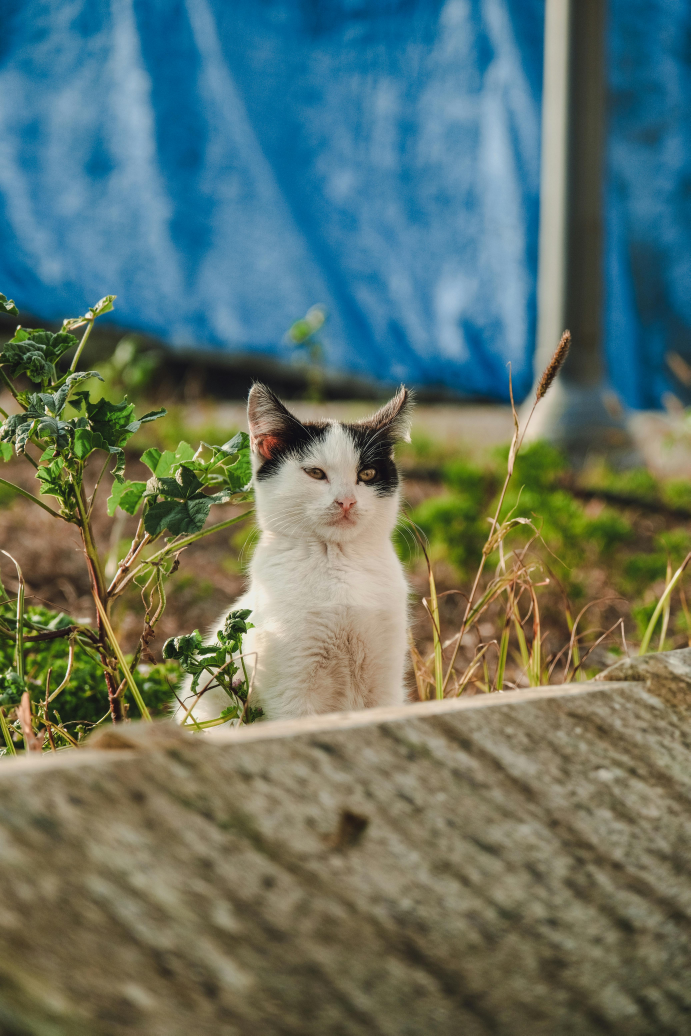
#> input picture Photos/cat1.jpg, 4141 x 6212 px (shown at 1/6 size)
$ python color_space.py
#> lines starting #> are read from the running program, lines starting #| are printed output that depends on the picture
import cv2 as cv
import numpy as np
# import matplotlib.pyplot as plt

def resizeImage(img, scale=0.09):
    width = int(img.shape[1] * scale)
    height = int(img.shape[0] * scale)
    dim = (width, height)

    return cv.resize(img, dim, interpolation = cv.INTER_AREA)

img = cv.imread('Photos/cat1.jpg')
#> img is the input picture: shape (6212, 4141, 3); mean B, G, R 104.2, 114.8, 97.9
cv.imshow('Cat', resizeImage(img))
#> in resizeImage, `return cv.resize(img, dim, interpolation = cv.INTER_AREA)`:
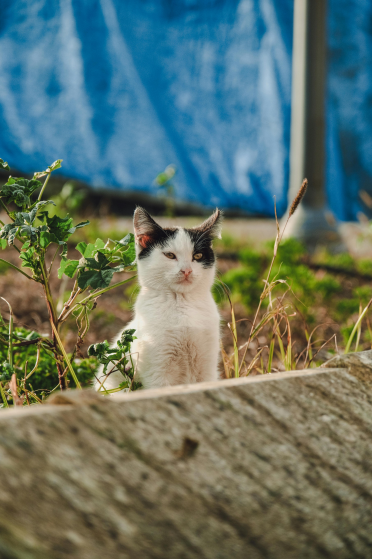
#> returned value: shape (559, 372, 3); mean of channels 0, 1, 2 104.2, 114.8, 97.9; drawn as B, G, R

# BGR to Grayscale
gray = cv.cvtColor(img, cv.COLOR_BGR2GRAY)
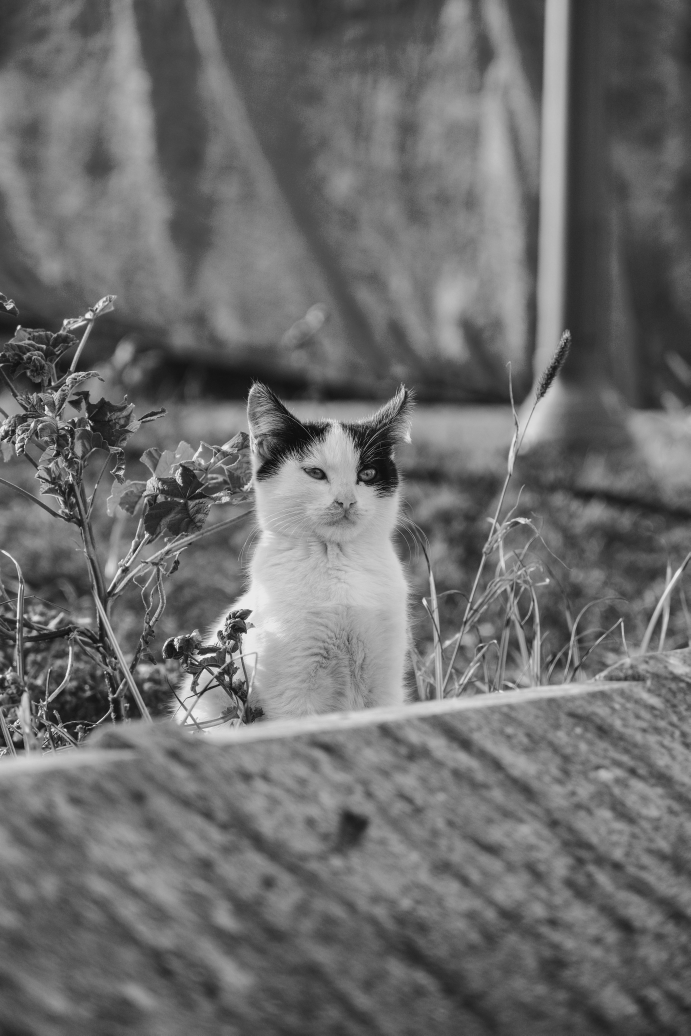
#> gray: shape (6212, 4141) (shown at 1/6 size); min 0, max 254, mean 108.5
# cv.imshow('Gray', resizeImage(gray))

# BGR to HSV
hsv = cv.cvtColor(img, cv.COLOR_BGR2HSV)
#> hsv: shape (6212, 4141, 3); mean H, S, V 50.2, 122.7, 134.2
cv.imshow('HSV', resizeImage(hsv))
#> call 2 of resizeImage, with scale = 0.09
#> in resizeImage (call 2), `return cv.resize(img, dim, interpolation = cv.INTER_AREA)`:
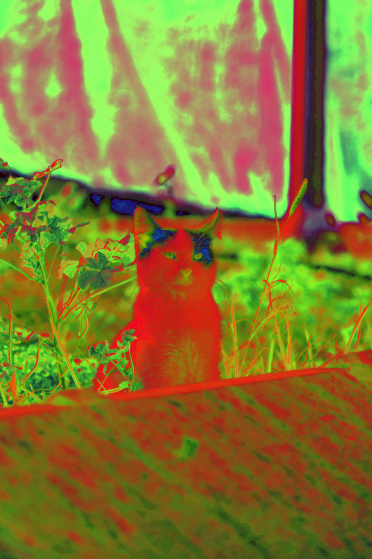
#> returned value: shape (559, 372, 3); mean of channels 0, 1, 2 50.2, 122.7, 134.2; drawn as B, G, R

# BGR to L*a*b
lab = cv.cvtColor(img, cv.COLOR_BGR2LAB)
#> lab: shape (6212, 4141, 3); mean of channels 0, 1, 2 120.4, 124.2, 132.8
cv.imshow('LAB', resizeImage(lab))
#> call 3 of resizeImage, with scale = 0.09
#> in resizeImage (call 3), `return cv.resize(img, dim, interpolation = cv.INTER_AREA)`:
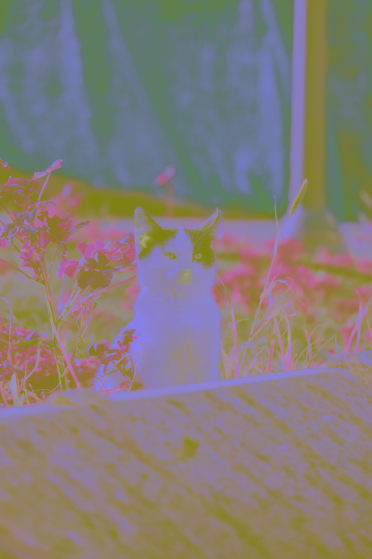
#> returned value: shape (559, 372, 3); mean of channels 0, 1, 2 120.4, 124.2, 132.8; drawn as B, G, R

# BGR to RGB
# BGR is inverse of RGB
# so to convert BGR to RGB, we need to use cv.COLOR_BGR2RGB
rgb = cv.cvtColor(img, cv.COLOR_BGR2RGB)
cv.imshow('RGB', resizeImage(rgb))
#> call 4 of resizeImage, with scale = 0.09
#> in resizeImage (call 4), `return cv.resize(img, dim, interpolation = cv.INTER_AREA)`:
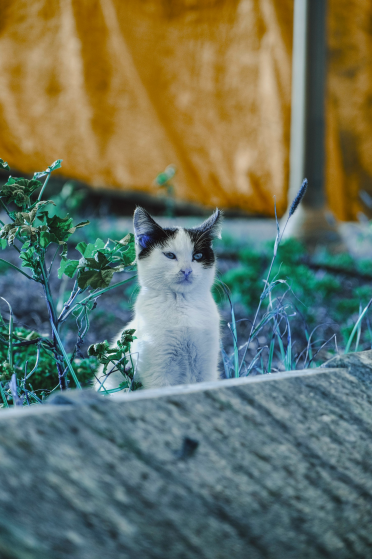
#> returned value: shape (559, 372, 3); mean of channels 0, 1, 2 97.9, 114.8, 104.2; drawn as B, G, R

# plt.imshow(rgb)
# plt.show()

# HSV to BGR
hsv_bgr = cv.cvtColor(hsv, cv.COLOR_HSV2BGR)
cv.imshow('HSV to BGR', resizeImage(hsv_bgr))

cv.waitKey(0)

# python color_space.py

$ run again, with Photos/cat2.jpg copied over Photos/cat1.jpg
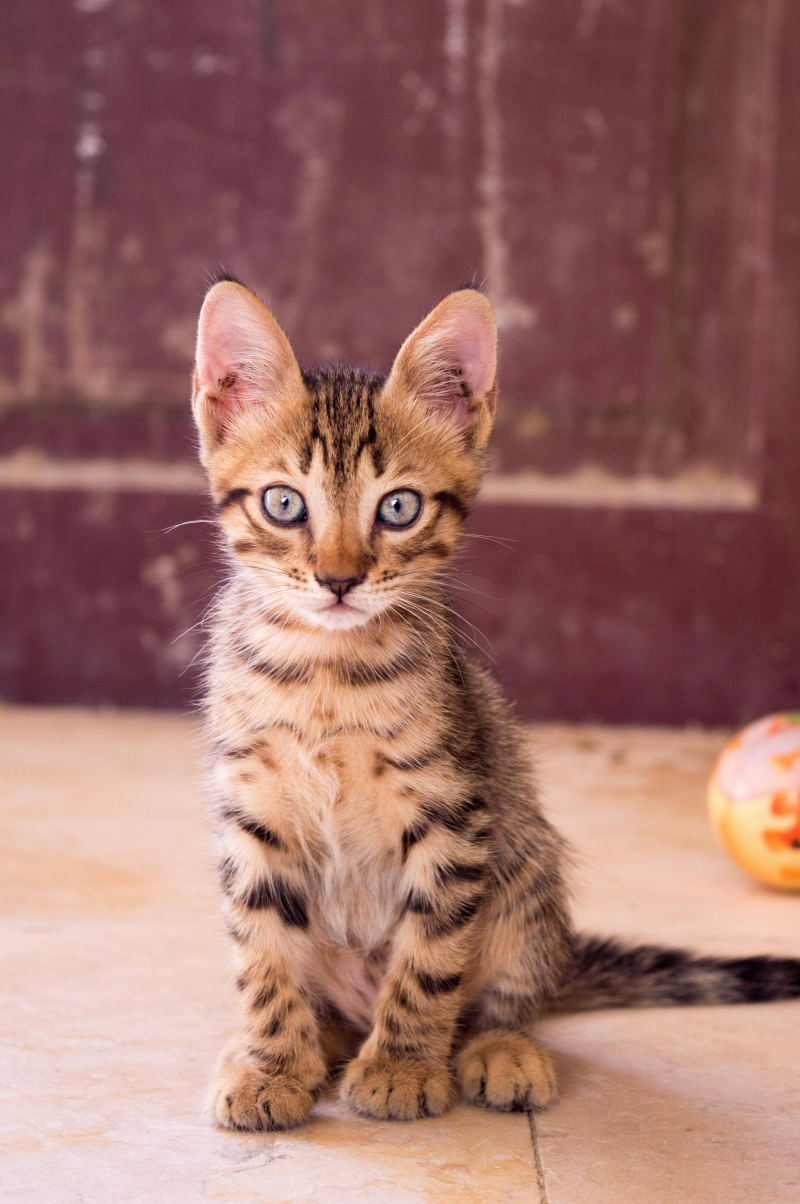
#> input picture Photos/cat2.jpg, 4000 x 6016 px (shown at 1/5 size)
#> img is the input picture: shape (6016, 4000, 3); mean B, G, R 104.9, 111.7, 157.5
#> `gray = cv.cvtColor(img, cv.COLOR_BGR2GRAY)`:
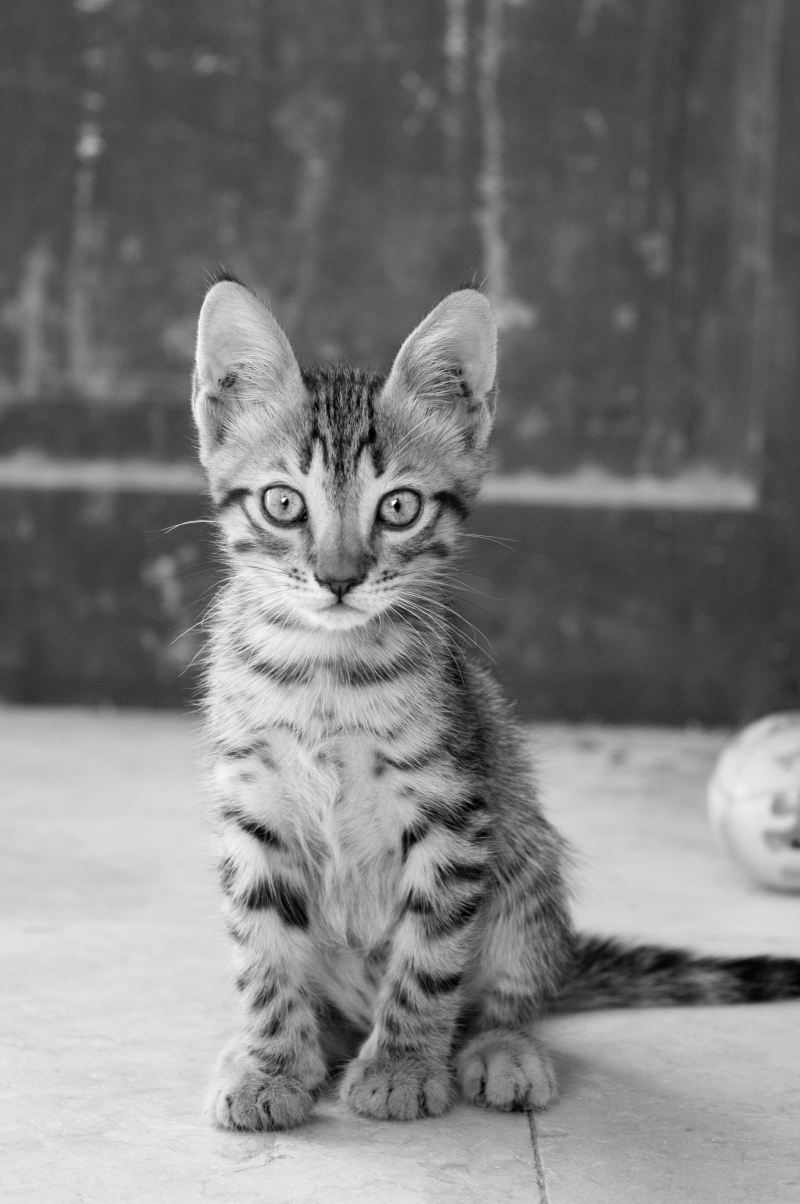
#> gray: shape (6016, 4000) (shown at 1/5 size); min 0, max 255, mean 124.6
#> hsv: shape (6016, 4000, 3); mean H, S, V 78.7, 98.9, 157.5
#> lab: shape (6016, 4000, 3); mean of channels 0, 1, 2 129.8, 145.7, 139.2
#> in resizeImage (call 4), `return cv.resize(img, dim, interpolation = cv.INTER_AREA)`:
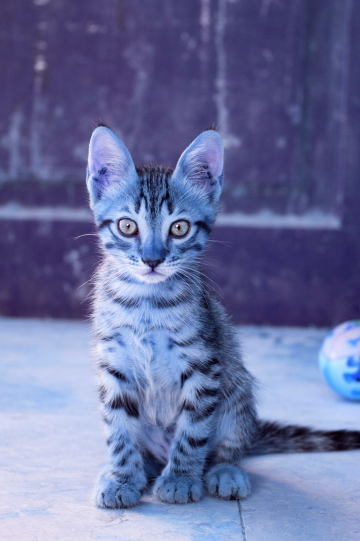
#> returned value: shape (541, 360, 3); mean of channels 0, 1, 2 157.5, 111.7, 104.9; drawn as B, G, R

$ run again, with Photos/cat3.jpg copied over Photos/cat1.jpg
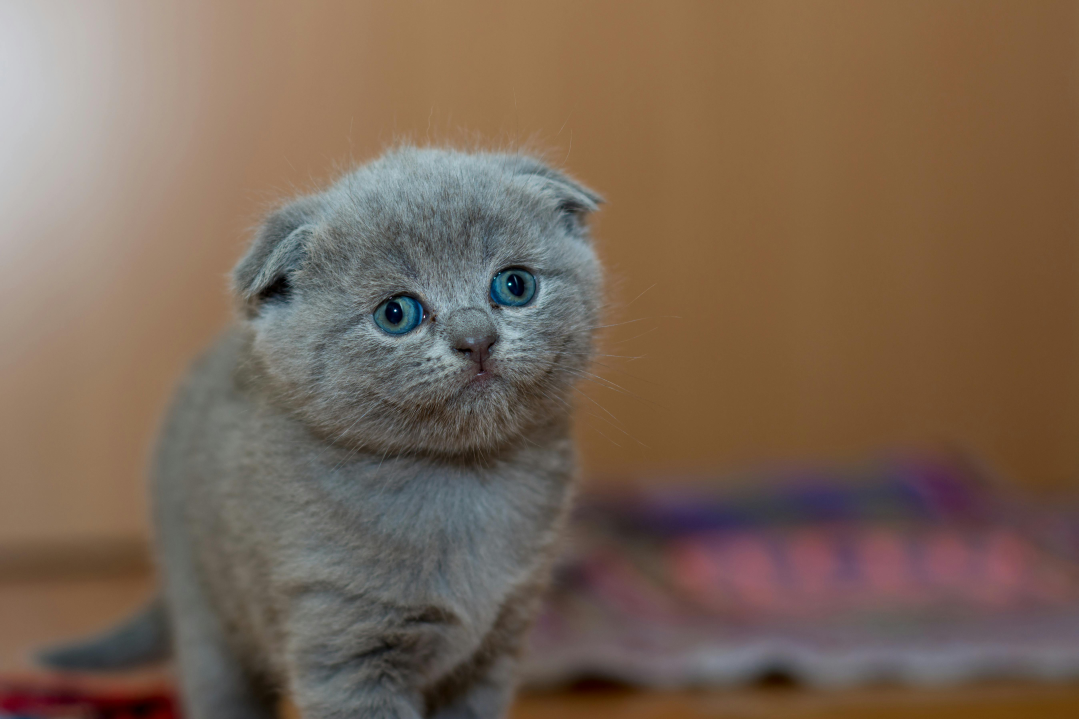
#> input picture Photos/cat3.jpg, 5392 x 3595 px (shown at 1/5 size)
#> img is the input picture: shape (3595, 5392, 3); mean B, G, R 85.2, 101.6, 121.8
#> `gray = cv.cvtColor(img, cv.COLOR_BGR2GRAY)`:
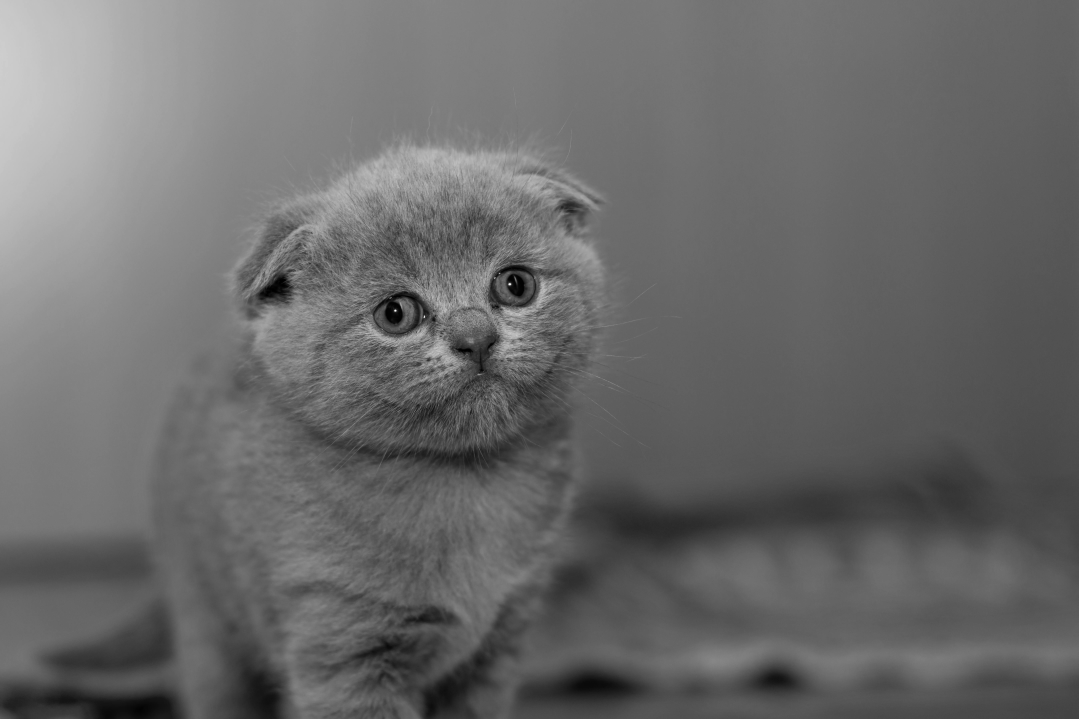
#> gray: shape (3595, 5392) (shown at 1/5 size); min 0, max 255, mean 105.7
#> hsv: shape (3595, 5392, 3); mean H, S, V 41.6, 85.8, 123.9
#> lab: shape (3595, 5392, 3); mean of channels 0, 1, 2 113.4, 134.2, 140.5
#> in resizeImage (call 4), `return cv.resize(img, dim, interpolation = cv.INTER_AREA)`:
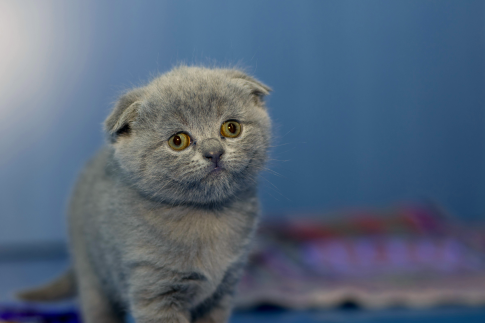
#> returned value: shape (323, 485, 3); mean of channels 0, 1, 2 121.8, 101.6, 85.2; drawn as B, G, R
